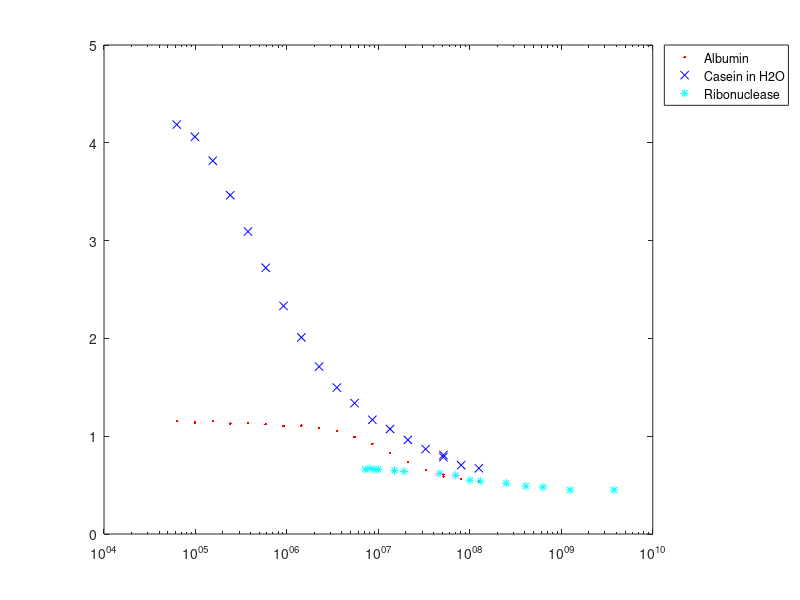

Here is the MATLAB script that generated this plot:
## Author: Utente <Utente@ASUS>
## Created: 2021-02-13

#omegaexp=[1.1*10^5 1.7*10^5 2.5*10^5 4.7*10^5 6*10^5 8*10^5 9*10^5 1.2*10^6 1.3*10^6 1.7*10^6 1.9*10^6 2.1*10^6 2.6*10^6 3*10^6 3.2*10^6 3.5*10^6 3.9*10^6 5.5*10^6 7.5*10^6 1.2*10^7 1.9*10^7 3.2*10^7 5.7*10^7 8.5*10^7];
#rexp=[4.47 4.45 4.40 4.38 4.16 4.1 3.8 3.6 3.4 3.1 2.8 2.5 2.2 1.9 1.7 1.4 1.2 0.8 0.52 0.32 0.18 0.13 0.10 0.08];
#freqexp2=[20 12.792 8.1769 8.1769 5.231 3.3449 2.1384 1.3682 8.74*10^-1 5.59*10^-1 3.58*10^-1 2.29*10^-1 1.46*10^-1 9.33*10^-2 5.97*10^-2 3.82*10^-2 2.46*10^-2 1.57*10^-2 9.94*10^-3];
#omegaexp2=freqexp2*2*pi;
#albumin_rexp2=[5.36*10^-1 5.62*10^-1 5.89*10^-1 6.12*10^-1 6.54*10^-1 7.36*10^-1 8.27*10^-1 9.22*10^-1 9.92*10^-1 1.0545 1.0865 1.108 1.1055 1.1227 1.1321 1.1284 1.1547 1.1394 1.1532];
#casein_d20_rexp2=[4.62*10^-1 4.83*10^-1 5.40*10^-1 5.08*10^-1 5.71*10^-1 6.16*10^-1 5.69*10^-1 6.56*10^-1 6.90*10^-1 7.84*10^-1 7.96*10^-1 9.22*10^-1 1.0105 1.1869 1.2681 1.4359 1.5096 1.6316 1.6559];
#casein_h20_rexp2=[6.72*10^-1 7.04*10^-1 7.86*10^-1 8.08*10^-1 8.69*10^-1 9.62*10^-1 1.0735 1.1681 1.3378 1.4973 1.7112 2.0102 2.3325 2.7227 3.0927 3.4644 3.8165 4.0614 4.1864];

dataribo=csvread('ribo.csv');
dataferrante=csvread('Ferrante.csv');
omegaferrante=dataferrante(:,1)*2*pi*10^6;
R1alb=dataferrante(:,3);
R1H=dataferrante(:,5);
omegarib=dataribo(:,1);
R1rib=dataribo(:,2);
semilogx(omegaferrante,R1alb,".r;Albumin;");
hold on;
semilogx(omegaferrante,R1H,"xb;Casein in H2O;");
semilogx(omegarib,R1rib,"*c;Ribonuclease;");
 h = legend ("location", "northeastoutside");
